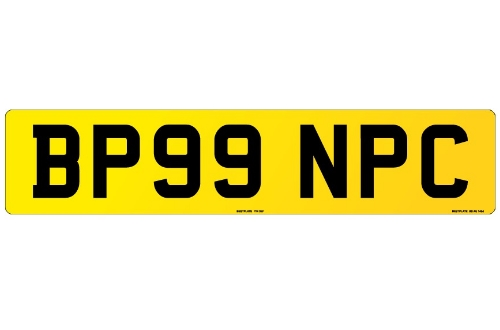
#> input picture test_plate.png, 500 x 330 px
$ python -i segment_plate.py   (imports and definitions only)
#> lines starting #> are read from the running program, lines starting #| are printed output that depends on the picture; after the words box and inside, x2 and y2 are one past the last pixel; in counts of white or black regions, pixels touching at a corner belong together
import cv2
import os

def segment_characters(image_path, output_dir="segmented_chars"):
#> called with image_path = 'test_plate.png', output_dir = 'segmented_chars'
    os.makedirs(output_dir, exist_ok=True)
    image = cv2.imread(image_path)
#> image is the input picture: shape (330, 500, 3); mean B, G, R 179.4, 223.8, 230.4
    gray = cv2.cvtColor(image, cv2.COLOR_BGR2GRAY)
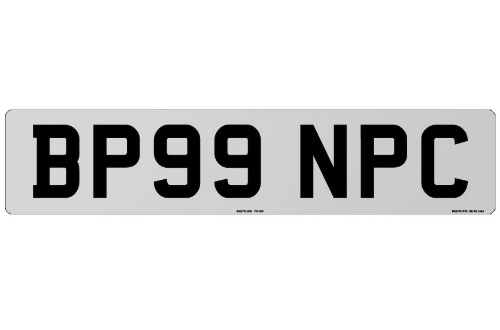
#> gray: shape (330, 500); min 0, max 255, mean 220.7

    # Threshold
    _, thresh = cv2.threshold(gray, 0, 255, cv2.THRESH_BINARY_INV + cv2.THRESH_OTSU)
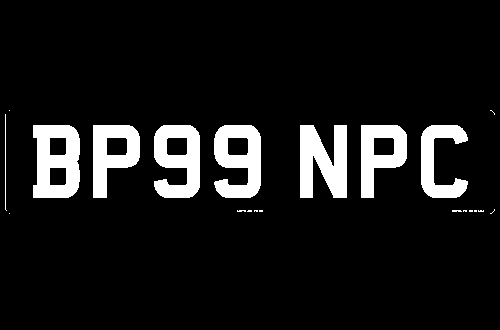
#> thresh: shape (330, 500); 9.5% white; 21 white regions (13 under 20 px)

    # Find contours
    contours, _ = cv2.findContours(thresh, cv2.RETR_EXTERNAL, cv2.CHAIN_APPROX_SIMPLE)
#> contours = 21 contours, 14 with area under 20; largest, box (x1, y1, x2, y2) and area: (33, 125, 80, 198) 3004, (214, 125, 261, 198) 2552, (154, 125, 200, 198) 2526, (300, 125, 347, 198) 2368, (93, 125, 140, 198) 2247, (361, 125, 407, 198) 2184, (421, 125, 468, 198) 1636

    # Sort left to right
    bounding_boxes = [cv2.boundingRect(c) for c in contours]
#> bounding_boxes = 21 items, first 6: (9, 213, 1, 1), (478, 210, 6, 2), (474, 210, 3, 2), (469, 210, 4, 2), (463, 210, 4, 2), (452, 210, 10, 2)
    sorted_boxes = sorted(bounding_boxes, key=lambda b: b[0])
#> sorted_boxes = 21 items, first 6: (5, 114, 2, 97), (9, 213, 1, 1), (9, 110, 1, 1), (33, 125, 47, 73), (93, 125, 47, 73), (154, 125, 46, 73)

    char_images = []
    for i, (x, y, w, h) in enumerate(sorted_boxes):
        if w > 5 and h > 10:  # Filter noise
            char = gray[y:y+h, x:x+w]
            char = cv2.resize(char, (28, 28))
            char_path = os.path.join(output_dir, f"char_{i}.png")
            cv2.imwrite(char_path, char)
            char_images.append(char_path)
#> this loop made 21 passes
#> (x, y, w, h) on passes 1 to 12: (5, 114, 2, 97), (9, 213, 1, 1), (9, 110, 1, 1), (33, 125, 47, 73), (93, 125, 47, 73), (154, 125, 46, 73), (214, 125, 47, 73), (237, 210, 9, 2), (247, 210, 5, 2), (254, 210, 4, 2), (259, 210, 4, 2), (300, 125, 47, 73)
#> after the loop, char_images = ['segmented_chars/char_3.png', 'segmented_chars/char_4.png', 'segmented_chars/char_5.png', 'segmented_chars/char_6.png', 'segmented_chars/char_11.png', 'segmented_chars/char_12.png', 'segmented_chars/char_13.png']

    return char_images

>>> result = segment_characters('test_plate.png')
#> result has the same summary as char_images in segment_characters
